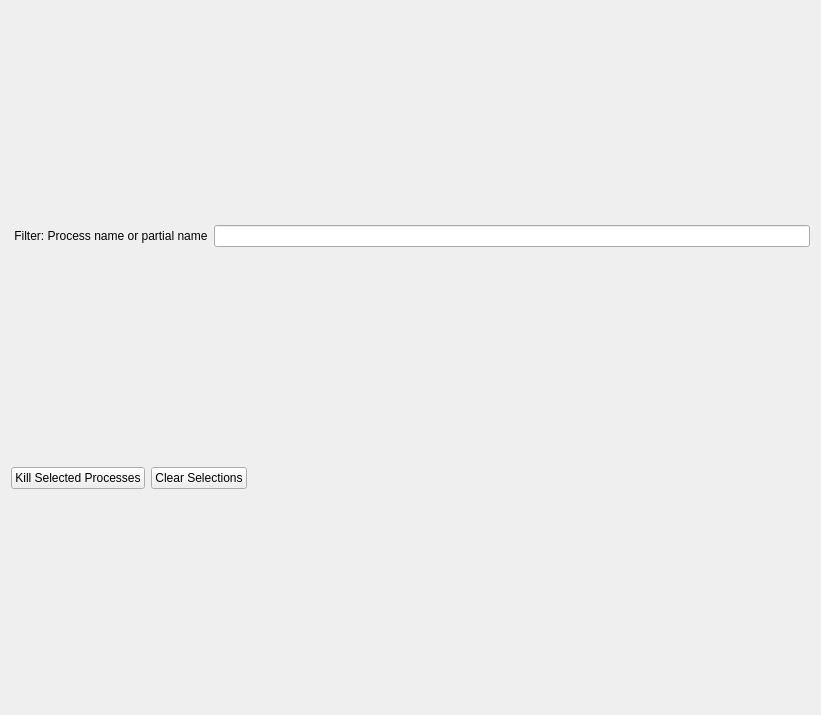
<?xml version="1.0" encoding="UTF-8"?>
<ui version="4.0">
 <class>Actions</class>
 <widget class="QDialog" name="Actions">
  <property name="geometry">
   <rect>
    <x>0</x>
    <y>0</y>
    <width>821</width>
    <height>715</height>
   </rect>
  </property>
  <property name="focusPolicy">
   <enum>Qt::StrongFocus</enum>
  </property>
  <property name="windowTitle">
   <string>Dialog</string>
  </property>
  <layout class="QVBoxLayout" name="verticalLayout">
   <item>
    <layout class="QHBoxLayout" name="horizontalLayout">
     <item>
      <widget class="QLabel" name="label">
       <property name="text">
        <string> Filter: Process name or partial name</string>
       </property>
      </widget>
     </item>
     <item>
      <widget class="QLineEdit" name="processnamefilter"/>
     </item>
    </layout>
   </item>
   <item>
    <layout class="QVBoxLayout" name="proctablelayout"/>
   </item>
   <item>
    <layout class="QHBoxLayout" name="horizontalLayout_2">
     <item>
      <widget class="QPushButton" name="killselectedbutton">
       <property name="text">
        <string>Kill Selected Processes</string>
       </property>
       <property name="autoDefault">
        <bool>false</bool>
       </property>
      </widget>
     </item>
     <item>
      <widget class="QPushButton" name="clearbutton">
       <property name="text">
        <string>Clear Selections</string>
       </property>
       <property name="autoDefault">
        <bool>false</bool>
       </property>
      </widget>
     </item>
     <item>
      <spacer name="horizontalSpacer">
       <property name="orientation">
        <enum>Qt::Horizontal</enum>
       </property>
       <property name="sizeHint" stdset="0">
        <size>
         <width>40</width>
         <height>20</height>
        </size>
       </property>
      </spacer>
     </item>
    </layout>
   </item>
  </layout>
 </widget>
 <resources/>
 <connections/>
</ui>
